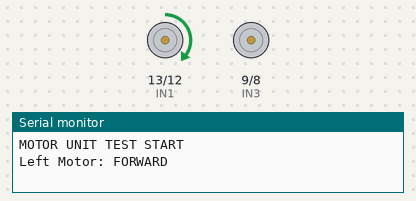
A sketch run on a simulated Arduino Uno, built with avr-gcc and run on an emulated ATmega328P. Parts: motor-driver pin pairs drawn as motors (green arrow = first pin HIGH = forward, orange = second pin HIGH = backward, longer = more drive, scaled by the enable pin), the last lines printed to the serial monitor.

Above: at 0.1 s.
At 1.1 s:
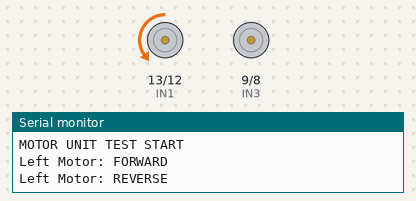
At 3.1 s:
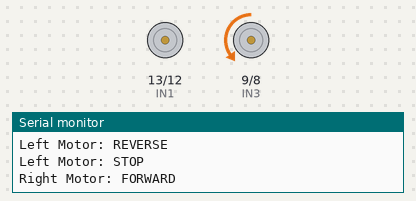
At 5.1 s:
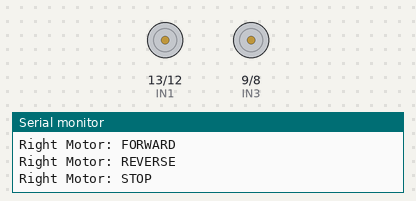
Timing chart, 0 to 6.6 s (numbered marks = the images above):
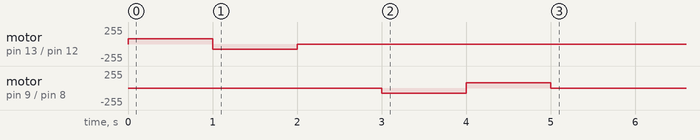

The sketch:

Unit_test_Motor.ino
```cpp
enum RobotState {
  FOLLOW_LINE,
  INSPECT_OBSTACLE,
  AVOID_OBSTACLE
};

class Robot {
private:
  uint8_t ENA, ENB, IN1, IN2, IN3, IN4;

public:
  Robot(uint8_t ENA, uint8_t ENB,
        uint8_t IN1, uint8_t IN2,
        uint8_t IN3, uint8_t IN4,
        uint8_t, uint8_t, uint8_t,
        uint8_t, uint8_t,
        uint8_t, uint8_t, uint8_t,
        uint8_t, uint8_t,
        RobotState, uint8_t, uint8_t)
    : ENA(ENA), ENB(ENB), IN1(IN1), IN2(IN2), IN3(IN3), IN4(IN4) {}

  void init() {
    pinMode(ENA, OUTPUT); pinMode(ENB, OUTPUT);
    pinMode(IN1, OUTPUT); pinMode(IN2, OUTPUT);
    pinMode(IN3, OUTPUT); pinMode(IN4, OUTPUT);
  }

  void motorLeft(short speed) {
    if (speed > 0) {
      digitalWrite(IN1, HIGH); digitalWrite(IN2, LOW);
    } else if (speed < 0) {
      digitalWrite(IN1, LOW); digitalWrite(IN2, HIGH);
    } else {
      digitalWrite(IN1, LOW); digitalWrite(IN2, LOW);
    }
    analogWrite(ENA, abs(speed));
  }

  void motorRight(short speed) {
    if (speed > 0) {
      digitalWrite(IN3, LOW); digitalWrite(IN4, HIGH);
    } else if (speed < 0) {
      digitalWrite(IN3, HIGH); digitalWrite(IN4, LOW);
    } else {
      digitalWrite(IN3, LOW); digitalWrite(IN4, LOW);
    }
    analogWrite(ENB, abs(speed));
  }
};

// ===== PIN DEFINITIONS =====
#define ENA 5
#define ENB 10
#define IN1 13
#define IN2 12
#define IN3 9
#define IN4 8

// ===== CREATE ROBOT OBJECT WITH VALUES FOR UNUSED PINS =====
Robot testBot(
  ENA, ENB,
  IN1, IN2, IN3, IN4,
  0, 0, 0, 0, 0,
  0, 0, 0, 0, 0,
  FOLLOW_LINE, 0, 0
);

// ===== SETUP FUNCTION =====
void setup() {
  Serial.begin(9600);
  testBot.init();

  Serial.println("MOTOR UNIT TEST START");

  // Left Motor Test
  Serial.println("Left Motor: FORWARD");
  testBot.motorLeft(80);
  delay(1000);

  Serial.println("Left Motor: REVERSE");
  testBot.motorLeft(-80);
  delay(1000);

  Serial.println("Left Motor: STOP");
  testBot.motorLeft(0);
  delay(1000);

  // Right Motor Test
  Serial.println("Right Motor: FORWARD");
  testBot.motorRight(80);
  delay(1000);

  Serial.println("Right Motor: REVERSE");
  testBot.motorRight(-80);
  delay(1000);

  Serial.println("Right Motor: STOP");
  testBot.motorRight(0);
  delay(1000);

  Serial.println("MOTOR UNIT TEST COMPLETE");
}

void loop() {

}
```
